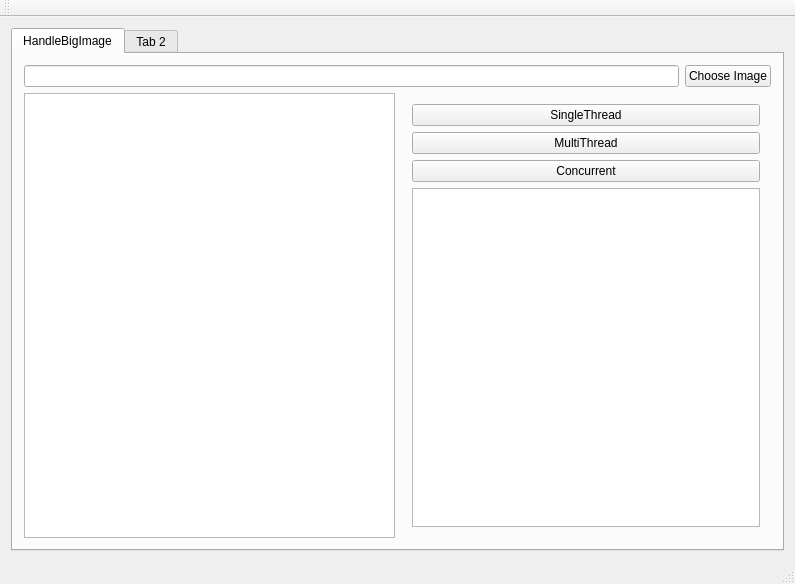
<?xml version="1.0" encoding="UTF-8"?>
<ui version="4.0">
 <class>MainWindow</class>
 <widget class="QMainWindow" name="MainWindow">
  <property name="geometry">
   <rect>
    <x>0</x>
    <y>0</y>
    <width>795</width>
    <height>584</height>
   </rect>
  </property>
  <property name="windowTitle">
   <string>MainWindow</string>
  </property>
  <widget class="QWidget" name="centralWidget">
   <layout class="QGridLayout" name="gridLayout">
    <item row="0" column="0">
     <widget class="QTabWidget" name="tabWidget">
      <property name="currentIndex">
       <number>0</number>
      </property>
      <widget class="QWidget" name="tab">
       <attribute name="title">
        <string>HandleBigImage</string>
       </attribute>
       <layout class="QVBoxLayout" name="verticalLayout_2">
        <item>
         <layout class="QHBoxLayout" name="horizontalLayout">
          <item>
           <widget class="QLineEdit" name="lineEdit_path"/>
          </item>
          <item>
           <widget class="QPushButton" name="btn_load">
            <property name="text">
             <string>Choose Image</string>
            </property>
           </widget>
          </item>
         </layout>
        </item>
        <item>
         <layout class="QHBoxLayout" name="horizontalLayout_2">
          <item>
           <widget class="QTableWidget" name="tableWidget"/>
          </item>
          <item>
           <widget class="QWidget" name="widget" native="true">
            <layout class="QVBoxLayout" name="verticalLayout">
             <item>
              <widget class="QPushButton" name="btn_singleThread">
               <property name="text">
                <string>SingleThread</string>
               </property>
              </widget>
             </item>
             <item>
              <widget class="QPushButton" name="btn_multiThread">
               <property name="text">
                <string>MultiThread</string>
               </property>
              </widget>
             </item>
             <item>
              <widget class="QPushButton" name="btn_concurrent">
               <property name="text">
                <string>Concurrent</string>
               </property>
              </widget>
             </item>
             <item>
              <widget class="QTextBrowser" name="textBrowser"/>
             </item>
            </layout>
           </widget>
          </item>
         </layout>
        </item>
       </layout>
      </widget>
      <widget class="QWidget" name="tab_2">
       <attribute name="title">
        <string>Tab 2</string>
       </attribute>
      </widget>
     </widget>
    </item>
   </layout>
  </widget>
  <widget class="QMenuBar" name="menuBar">
   <property name="geometry">
    <rect>
     <x>0</x>
     <y>0</y>
     <width>795</width>
     <height>22</height>
    </rect>
   </property>
  </widget>
  <widget class="QToolBar" name="mainToolBar">
   <attribute name="toolBarArea">
    <enum>TopToolBarArea</enum>
   </attribute>
   <attribute name="toolBarBreak">
    <bool>false</bool>
   </attribute>
  </widget>
  <widget class="QStatusBar" name="statusBar"/>
 </widget>
 <layoutdefault spacing="6" margin="11"/>
 <resources/>
 <connections/>
</ui>
